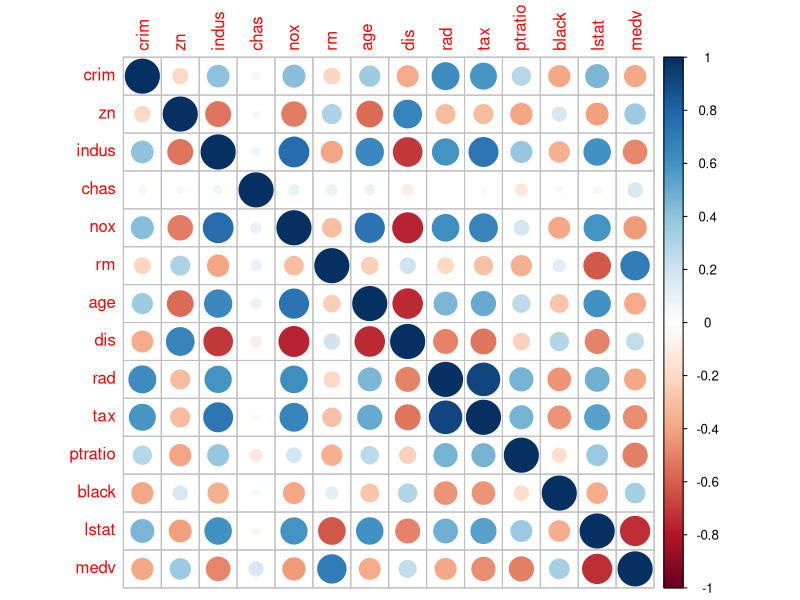
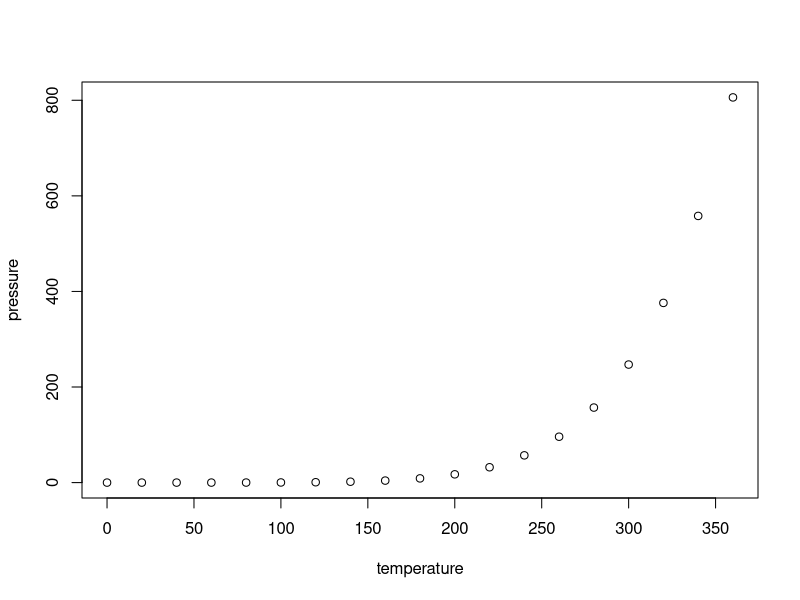

These figures' R source, in order:
## ---- chunk 1
library(MASS)
data("Boston")
str(Boston)
summary(Boston)
## ---- chunk 2
summary(Boston)
## ---- chunk 3
cor_matrix <- cor(Boston) 
round(cor_matrix, 2)
## ---- chunk 4
library(tidyverse)
library(corrplot)
corrplot(cor_matrix)
## ---- chunk 5
# center and standardize variables
boston_scaled <- scale(Boston)

# summaries of the scaled variables
summary(boston_scaled)
## ---- chunk 6
# center and standardize variables
boston_scaled <- scale(Boston)

# summaries of the scaled variables
summary(boston_scaled)

# class of the boston_scaled object
#class(boston_scaled)

# change the object to data frame
boston_scaled <- as.data.frame(boston_scaled)

# summary of the scaled crime rate
# summary(boston_scaled$crim)

# create a quantile vector of crim and print it
bins <- quantile(boston_scaled$crim)
#bins

# create a categorical variable 'crime'
crime <- cut(boston_scaled$crim, breaks = bins, include.lowest = TRUE, 
             label = c("low", "med_low", "med_high", "high"))

# look at the table of the new factor crime
# table(crime)

# remove original crim from the dataset
boston_scaled <- dplyr::select(boston_scaled, -crim)

# add the new categorical value to scaled data
boston_scaled <- data.frame(boston_scaled, crime)
## ---- chunk 7
# number of rows in the Boston dataset 
n <- nrow(boston_scaled)
n
# choose randomly 80% of the rows
ind <- sample(n,  size = n * 0.8)
#ind #random row numbers saved

# create train set
train <- boston_scaled[ind,]
#class(train) # now a smaller train data.frame was generated with random rows

# create test set 
test <- boston_scaled[-ind,]

# save the correct classes from test data
correct_classes <- test$crime

# remove the crime variable from test data
library(dplyr)
test <- dplyr::select(test, -crime)
## ---- chunk 8
knitr::opts_chunk$set(echo = FALSE)
## ---- chunk 9
summary(cars)
## ---- chunk 10
plot(pressure)
